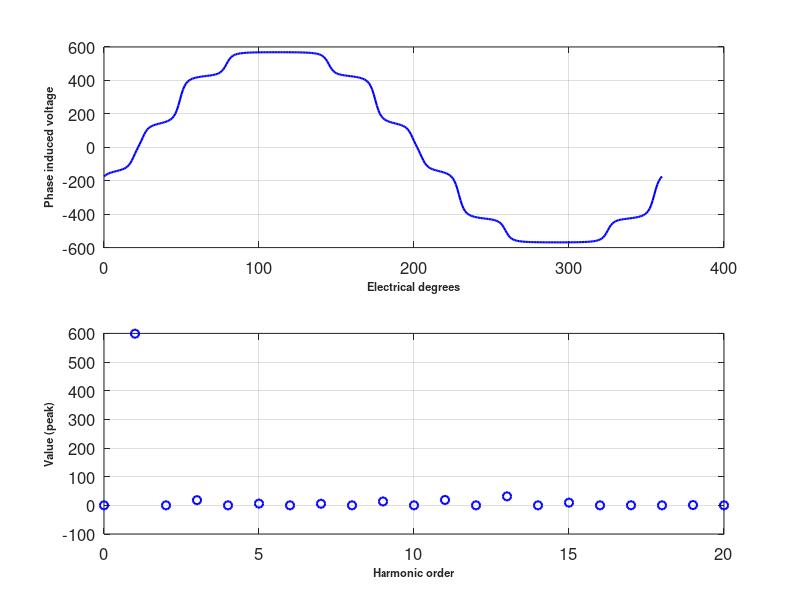

MATLAB code to generate this figure:
% ind_vdata = importdata('ind_v.xlsx');
% data2 = ind_vdata(2:7,1);
% data3 = str2num(cell2mat(data2));

%%
dataa = [
    0,-0.174429192,0.243728789
    1,-0.166771196,0.253214362
    2,-0.161058837,0.260503546
    3,-0.156608306,0.266349309
    4,-0.152991625,0.27123618
    5,-0.149931712,0.275490173
    6,-0.14723722,0.279347722
    7,-0.144764386,0.282997163
    8,-0.1423941,0.286605165
    9,-0.140016381,0.290336717
    10,-0.137517096,0.294374977
    11,-0.134762728,0.298947315
    12,-0.131578332,0.304366034
    13,-0.127712186,0.31109607
    14,-0.122780214,0.319862879
    15,-0.116192973,0.331794205
    16,-0.10711196,0.348501018
    17,-0.094589905,0.37178626
    18,-0.078133373,0.402501005
    19,-0.058550591,0.438816539
    20,-0.03798587,0.476103218
    21,-0.018386311,0.50992832
    22,0,0.539022402
    23,0.018386311,0.564954459
    24,0.03798587,0.589791662
    25,0.058550591,0.614055501
    26,0.078133373,0.636333428
    27,0.094589905,0.654817781
    28,0.10711196,0.668907643
    29,0.116192973,0.679226483
    30,0.122780214,0.68680637
    31,0.127712186,0.692543632
    32,0.131578332,0.697068824
    33,0.134762728,0.700796273
    34,0.137517096,0.704000556
    35,0.140016381,0.706874237
    36,0.1423941,0.709564623
    37,0.144764386,0.712196767
    38,0.14723722,0.71488938
    39,0.149931712,0.717768603
    40,0.152991625,0.720983899
    41,0.156608306,0.724731261
    42,0.161058837,0.729291564
    43,0.166771196,0.735095901
    44,0.174429192,0.742830631
    45,0.185110159,0.753575178
    46,0.200359603,0.768876753
    47,0.221889346,0.790448558
    48,0.250415155,0.81900746
    49,0.283896579,0.852513866
    50,0.317363572,0.885998371
    51,0.345845643,0.914490937
    52,0.367300994,0.93595003
    53,0.382443076,0.95108837
    54,0.392980312,0.961615112
    55,0.400453559,0.969070845
    56,0.405934006,0.974526311
    57,0.410097485,0.978656697
    58,0.413361691,0.981878842
    59,0.41599046,0.984455479
    60,0.418157982,0.986559421
    61,0.419985558,0.988310263
    62,0.421562383,0.989795111
    63,0.422957615,0.99108057
    64,0.424227805,0.99222008
    65,0.425421885,0.993258775
    66,0.426584943,0.994237102
    67,0.427761549,0.99519393
    68,0.428999265,0.996169789
    69,0.430353097,0.997210954
    70,0.431892073,0.998375533
    71,0.433710043,0.999743588
    72,0.435944366,1.001434858
    73,0.438808256,1.003639701
    74,0.442643094,1.006669249
    75,0.447987178,1.011020688
    76,0.455612979,1.017408661
    77,0.466376165,1.026604041
    78,0.480634379,1.038834433
    79,0.497367131,1.05287204
    80,0.514089088,1.06589488
    81,0.528314632,1.074882779
    82,0.539022402,1.078044805
    83,0.546568148,1.074882779
    84,0.551805792,1.06589488
    85,0.555504909,1.05287204
    86,0.558200054,1.038834433
    87,0.560227876,1.026604041
    88,0.561795682,1.017408661
    89,0.56303351,1.011020688
    90,0.564026155,1.006669249
    91,0.564831445,1.003639701
    92,0.565490492,1.001434858
    93,0.566033545,0.999743588
    94,0.56648346,0.998375533
    95,0.566857857,0.997210954
    96,0.567170523,0.996169789
    97,0.567432381,0.99519393
    98,0.567652159,0.994237102
    99,0.56783689,0.993258775
    100,0.567992274,0.99222008
    101,0.568122955,0.99108057
    102,0.568232728,0.989795111
    103,0.568324705,0.988310263
    104,0.568401439,0.986559421
    105,0.568465019,0.984455479
    106,0.56851715,0.981878842
    107,0.568559212,0.978656697
    108,0.568592305,0.974526311
    109,0.568617286,0.969070845
    110,0.5686348,0.961615112
    111,0.568645294,0.95108837
    112,0.568649036,0.93595003
    113,0.568645294,0.914490937
    114,0.5686348,0.885998371
    115,0.568617286,0.852513866
    116,0.568592305,0.81900746
    117,0.568559212,0.790448558
    118,0.56851715,0.768876753
    119,0.568465019,0.753575178
    120,0.568401439,0.742830631
    121,0.568324705,0.735095901
    122,0.568232728,0.729291564
    123,0.568122955,0.724731261
    124,0.567992274,0.720983899
    125,0.56783689,0.717768603
    126,0.567652159,0.71488938
    127,0.567432381,0.712196767
    128,0.567170523,0.709564623
    129,0.566857857,0.706874237
    130,0.56648346,0.704000556
    131,0.566033545,0.700796273
    132,0.565490492,0.697068824
    133,0.564831445,0.692543632
    134,0.564026155,0.68680637
    135,0.56303351,0.679226483
    136,0.561795682,0.668907643
    137,0.560227876,0.654817781
    138,0.558200054,0.636333428
    139,0.555504909,0.614055501
    140,0.551805792,0.589791662
    141,0.546568148,0.564954459
    142,0.539022402,0.539022402
    143,0.528314632,0.50992832
    144,0.514089088,0.476103218
    145,0.497367131,0.438816539
    146,0.480634379,0.402501005
    147,0.466376165,0.37178626
    148,0.455612979,0.348501018
    149,0.447987178,0.331794205
    150,0.442643094,0.319862879
    151,0.438808256,0.31109607
    152,0.435944366,0.304366034
    153,0.433710043,0.298947315
    154,0.431892073,0.294374977
    155,0.430353097,0.290336717
    156,0.428999265,0.286605165
    157,0.427761549,0.282997163
    158,0.426584943,0.279347722
    159,0.425421885,0.275490173
    160,0.424227805,0.27123618
    161,0.422957615,0.266349309
    162,0.421562383,0.260503546
    163,0.419985558,0.253214362
    164,0.418157982,0.243728789
    165,0.41599046,0.230880301
    166,0.413361691,0.213002088
    167,0.410097485,0.188208139
    168,0.405934006,0.155518851
    169,0.400453559,0.116556979
    170,0.392980312,0.07561674
    171,0.382443076,0.036597433
    172,0.367300994,0
    173,0.345845643,-0.036597433
    174,0.317363572,-0.07561674
    175,0.283896579,-0.116556979
    176,0.250415155,-0.155518851
    177,0.221889346,-0.188208139
    178,0.200359603,-0.213002088
    179,0.185110159,-0.230880301
    180,0.174429192,-0.243728789
    181,0.166771196,-0.253214362
    182,0.161058837,-0.260503546
    183,0.156608306,-0.266349309
    184,0.152991625,-0.27123618
    185,0.149931712,-0.275490173
    186,0.14723722,-0.279347722
    187,0.144764386,-0.282997163
    188,0.1423941,-0.286605165
    189,0.140016381,-0.290336717
    190,0.137517096,-0.294374977
    191,0.134762728,-0.298947315
    192,0.131578332,-0.304366034
    193,0.127712186,-0.31109607
    194,0.122780214,-0.319862879
    195,0.116192973,-0.331794205
    196,0.10711196,-0.348501018
    197,0.094589905,-0.37178626
    198,0.078133373,-0.402501005
    199,0.058550591,-0.438816539
    200,0.03798587,-0.476103218
    201,0.018386311,-0.50992832
    202,0,-0.539022402
    203,-0.018386311,-0.564954459
    204,-0.03798587,-0.589791662
    205,-0.058550591,-0.614055501
    206,-0.078133373,-0.636333428
    207,-0.094589905,-0.654817781
    208,-0.10711196,-0.668907643
    209,-0.116192973,-0.679226483
    210,-0.122780214,-0.68680637
    211,-0.127712186,-0.692543632
    212,-0.131578332,-0.697068824
    213,-0.134762728,-0.700796273
    214,-0.137517096,-0.704000556
    215,-0.140016381,-0.706874237
    216,-0.1423941,-0.709564623
    217,-0.144764386,-0.712196767
    218,-0.14723722,-0.71488938
    219,-0.149931712,-0.717768603
    220,-0.152991625,-0.720983899
    221,-0.156608306,-0.724731261
    222,-0.161058837,-0.729291564
    223,-0.166771196,-0.735095901
    224,-0.174429192,-0.742830631
    225,-0.185110159,-0.753575178
    226,-0.200359603,-0.768876753
    227,-0.221889346,-0.790448558
    228,-0.250415155,-0.81900746
    229,-0.283896579,-0.852513866
    230,-0.317363572,-0.885998371
    231,-0.345845643,-0.914490937
    232,-0.367300994,-0.93595003
    233,-0.382443076,-0.95108837
    234,-0.392980312,-0.961615112
    235,-0.400453559,-0.969070845
    236,-0.405934006,-0.974526311
    237,-0.410097485,-0.978656697
    238,-0.413361691,-0.981878842
    239,-0.41599046,-0.984455479
    240,-0.418157982,-0.986559421
    241,-0.419985558,-0.988310263
    242,-0.421562383,-0.989795111
    243,-0.422957615,-0.99108057
    244,-0.424227805,-0.99222008
    245,-0.425421885,-0.993258775
    246,-0.426584943,-0.994237102
    247,-0.427761549,-0.99519393
    248,-0.428999265,-0.996169789
    249,-0.430353097,-0.997210954
    250,-0.431892073,-0.998375533
    251,-0.433710043,-0.999743588
    252,-0.435944366,-1.001434858
    253,-0.438808256,-1.003639701
    254,-0.442643094,-1.006669249
    255,-0.447987178,-1.011020688
    256,-0.455612979,-1.017408661
    257,-0.466376165,-1.026604041
    258,-0.480634379,-1.038834433
    259,-0.497367131,-1.05287204
    260,-0.514089088,-1.06589488
    261,-0.528314632,-1.074882779
    262,-0.539022402,-1.078044805
    263,-0.546568148,-1.074882779
    264,-0.551805792,-1.06589488
    265,-0.555504909,-1.05287204
    266,-0.558200054,-1.038834433
    267,-0.560227876,-1.026604041
    268,-0.561795682,-1.017408661
    269,-0.56303351,-1.011020688
    270,-0.564026155,-1.006669249
    271,-0.564831445,-1.003639701
    272,-0.565490492,-1.001434858
    273,-0.566033545,-0.999743588
    274,-0.56648346,-0.998375533
    275,-0.566857857,-0.997210954
    276,-0.567170523,-0.996169789
    277,-0.567432381,-0.99519393
    278,-0.567652159,-0.994237102
    279,-0.56783689,-0.993258775
    280,-0.567992274,-0.99222008
    281,-0.568122955,-0.99108057
    282,-0.568232728,-0.989795111
    283,-0.568324705,-0.988310263
    284,-0.568401439,-0.986559421
    285,-0.568465019,-0.984455479
    286,-0.56851715,-0.981878842
    287,-0.568559212,-0.978656697
    288,-0.568592305,-0.974526311
    289,-0.568617286,-0.969070845
    290,-0.5686348,-0.961615112
    291,-0.568645294,-0.95108837
    292,-0.568649036,-0.93595003
    293,-0.568645294,-0.914490937
    294,-0.5686348,-0.885998371
    295,-0.568617286,-0.852513866
    296,-0.568592305,-0.81900746
    297,-0.568559212,-0.790448558
    298,-0.56851715,-0.768876753
    299,-0.568465019,-0.753575178
    300,-0.568401439,-0.742830631
    301,-0.568324705,-0.735095901
    302,-0.568232728,-0.729291564
    303,-0.568122955,-0.724731261
    304,-0.567992274,-0.720983899
    305,-0.56783689,-0.717768603
    306,-0.567652159,-0.71488938
    307,-0.567432381,-0.712196767
    308,-0.567170523,-0.709564623
    309,-0.566857857,-0.706874237
    310,-0.56648346,-0.704000556
    311,-0.566033545,-0.700796273
    312,-0.565490492,-0.697068824
    313,-0.564831445,-0.692543632
    314,-0.564026155,-0.68680637
    315,-0.56303351,-0.679226483
    316,-0.561795682,-0.668907643
    317,-0.560227876,-0.654817781
    318,-0.558200054,-0.636333428
    319,-0.555504909,-0.614055501
    320,-0.551805792,-0.589791662
    321,-0.546568148,-0.564954459
    322,-0.539022402,-0.539022402
    323,-0.528314632,-0.50992832
    324,-0.514089088,-0.476103218
    325,-0.497367131,-0.438816539
    326,-0.480634379,-0.402501005
    327,-0.466376165,-0.37178626
    328,-0.455612979,-0.348501018
    329,-0.447987178,-0.331794205
    330,-0.442643094,-0.319862879
    331,-0.438808256,-0.31109607
    332,-0.435944366,-0.304366034
    333,-0.433710043,-0.298947315
    334,-0.431892073,-0.294374977
    335,-0.430353097,-0.290336717
    336,-0.428999265,-0.286605165
    337,-0.427761549,-0.282997163
    338,-0.426584943,-0.279347722
    339,-0.425421885,-0.275490173
    340,-0.424227805,-0.27123618
    341,-0.422957615,-0.266349309
    342,-0.421562383,-0.260503546
    343,-0.419985558,-0.253214362
    344,-0.418157982,-0.243728789
    345,-0.41599046,-0.230880301
    346,-0.413361691,-0.213002088
    347,-0.410097485,-0.188208139
    348,-0.405934006,-0.155518851
    349,-0.400453559,-0.116556979
    350,-0.392980312,-0.07561674
    351,-0.382443076,-0.036597433
    352,-0.367300994,0
    353,-0.345845643,0.036597433
    354,-0.317363572,0.07561674
    355,-0.283896579,0.116556979
    356,-0.250415155,0.155518851
    357,-0.221889346,0.188208139
    358,-0.200359603,0.213002088
    359,-0.185110159,0.230880301
    360,-0.174429192,0.243728789
    ];

elect_angle = dataa(:,1);
indvphase = dataa(:,2)*1000;
indvline = dataa(:,3)*1000;

%%
Num = numel(elect_angle)-1;
% % some functions
% for k = 1:Num+1
%     if k <= Num/2
%         fun1(k) = 10;
%         fun2(k) = -20;
%         fun3(k) = sin((k-1)*pi/180);
%         fun4(k) = 0;
%         fun5(k) = sin((k-1)*pi/180);
%         fun6(k) = cos((k-1)*pi/180);
%     else
%         fun1(k) = -10;
%         fun2(k) = 5;
%         fun3(k) = sin((k-1)*pi/180);
%         fun4(k) = 3;
%         fun5(k) = 0;
%         fun6(k) = cos((k-1)*pi/180);
%     end
% end
% mean value
a0_int = 0;
% fundamental & harmonics
a_int = zeros(1,20);
b_int = zeros(1,20);
% function
func = indvphase;
for k = 1:Num
    radang = (k-1)*pi/(Num/2);
    a0_int = a0_int+func(k);
    for l = 1:numel(a_int)
        a_int(1,l) = a_int(1,l)+func(k)*cos(l*radang);
        b_int(1,l) = b_int(1,l)+func(k)*sin(l*radang);
    end
end

fprintf('\nList of harmonis:\n');
dcval = a0_int/(Num);
fprintf('DC:%g\n',dcval);
for l = 1:numel(a_int)
    a = 2*a_int(l)/(Num);
    b = 2*b_int(l)/(Num);
    peak_magn(l) = sqrt(a.^2+b.^2);
    fprintf('%gth:%g\n',l,peak_magn(l));
end

% a0 = a0_int/(Num);
% a = 2*a_int/(Num);
% b = 2*b_int/(Num);
%
% peak_magn = sqrt(a1^2+b1^2);
% rms_magn = peak_magn/sqrt(2);
% one_module = rms_magn/4;

figure;
subplot(2,1,1)
plot(elect_angle,func,'b- ','Linewidth',1.5)
grid on;
set(gca,'FontSize',12);
xlabel('Electrical degrees','FontSize',8,'FontWeight','Bold');
ylabel('Phase induced voltage','FontSize',8,'FontWeight','Bold');
harm = 0:20;
harmvals(1) = dcval;
harmvals(2:length(harm)) = peak_magn(:);
subplot(2,1,2)
plot(harm,harmvals,'b o','Linewidth',1.5)
grid on;
set(gca,'FontSize',12);
xlabel('Harmonic order','FontSize',8,'FontWeight','Bold');
ylabel('Value (peak)','FontSize',8,'FontWeight','Bold');
